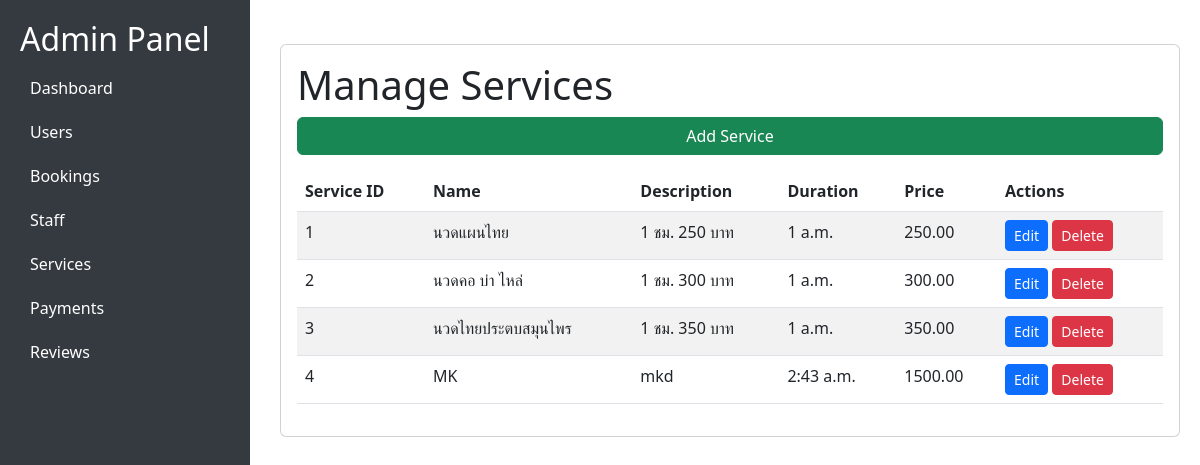
Screenshot of /admin-services/ with the database file from the repository.
### serviceApp/models.py (models this page shows, shortened)
class Service(models.Model):
    service_id = models.AutoField(primary_key=True)
    name = models.CharField(max_length=100)
    description = models.TextField()
    price = models.DecimalField(max_digits=10, decimal_places=2)
    duration = models.TimeField(null=True, blank=True, default=None)

### serviceApp/views.py (the view)
# urls.py: path('admin-services/', views.manage_services),
def manage_services(request):
    service_list = Service.objects.all()
    return render(request, 'admin-services.html', {'service_list': service_list})

### serviceApp/templates/admin-services.html (shortened to what this page needs)
<!DOCTYPE html>
<html lang="en">
<head>
    <link href="https://cdn.jsdelivr.net/npm/bootstrap@5.3.0/dist/css/bootstrap.min.css" rel="stylesheet">
</head>
<body>
    <div class="sidebar">
        <h2>Admin Panel</h2>
        <a href="/ad">Dashboard</a>
        <a href="/admin-users"> Users</a>
        <a href="/admin-bookings"> Bookings</a>
        <a href="/admin-employees"> Staff</a>
        <a href="/admin-services"> Services</a>
        <a href="/admin-payments">Payments</a>
        <a href="/admin-reviews">Reviews</a>
    </div>
    <div class="content">
    <div class="card mt-4 p-3">
        <h1>Manage Services</h1>
        <button class="btn btn-success mb-3" data-bs-toggle="modal" data-bs-target="#addServiceModal">Add Service</button>
        <table class="table table-striped">
            <thead>
                <tr>
                    <th>Service ID</th>
                    <th>Name</th>
                    <th>Description</th>
                    <th>Duration</th>
                    <th>Price</th>
                    <th>Actions</th>
                </tr>
            </thead>
            <tbody>
                {% for service in service_list %}
                <tr>
                    <td>{{ service.service_id }}</td>
                    <td>{{ service.name }}</td>
                    <td>{{ service.description }}</td>
                    <td>{{ service.duration }}</td>
                    <td>{{ service.price }}</td>
                    <td>
                        <button class="btn btn-primary btn-sm" data-bs-toggle="modal" data-bs-target="#editServiceModal"
                            data-id="{{ service.service_id }}"
                            data-name="{{ service.name }}"
                            data-description="{{ service.description }}"
                            data-duration="{{ service.duration }}"
                            data-price="{{ service.price }}">Edit</button>
                        <form method="POST" action="{% url 'delete_service' service.service_id %}" style="display:inline;">
                        <button class="btn btn-danger btn-sm"
                                onclick="if(confirm('Are you sure you want to delete this service?')) location.href='{% url 'delete_service' service.service_id %}'">Delete
                        </button>
                    </form>
                    </td>
                </tr>
                {% empty %}
                <tr>
                    <td colspan="6" class="text-center">No services found.</td>
                </tr>
                {% endfor %}
            </tbody>
        </table>
    </div>
</div>
</body>
</html>

### serviceApp/templates/admin-services.html (style rules this page uses)
body { display: flex; }
.sidebar { width: 250px; height: 100vh; background: #343a40; padding: 20px; color: white; position: fixed; }
.content { margin-left: 260px; padding: 20px; width: 100%; }
.sidebar a { color: white; display: block; padding: 10px; text-decoration: none; }

### rows the page displays
Service: service_id "1", name "นวดแผนไทย", description "1 ชม. 250 บาท", duration "1 a.m.", price "250.00"
Service: service_id "2", name "นวดคอ บ่า ไหล่", description "1 ชม. 300 บาท", duration "1 a.m.", price "300.00"
Service: service_id "3", name "นวดไทยประตบสมุนไพร", description "1 ชม. 350 บาท", duration "1 a.m.", price "350.00"
Service: service_id "4", name "MK", description "mkd", duration "2:43 a.m.", price "1500.00"
